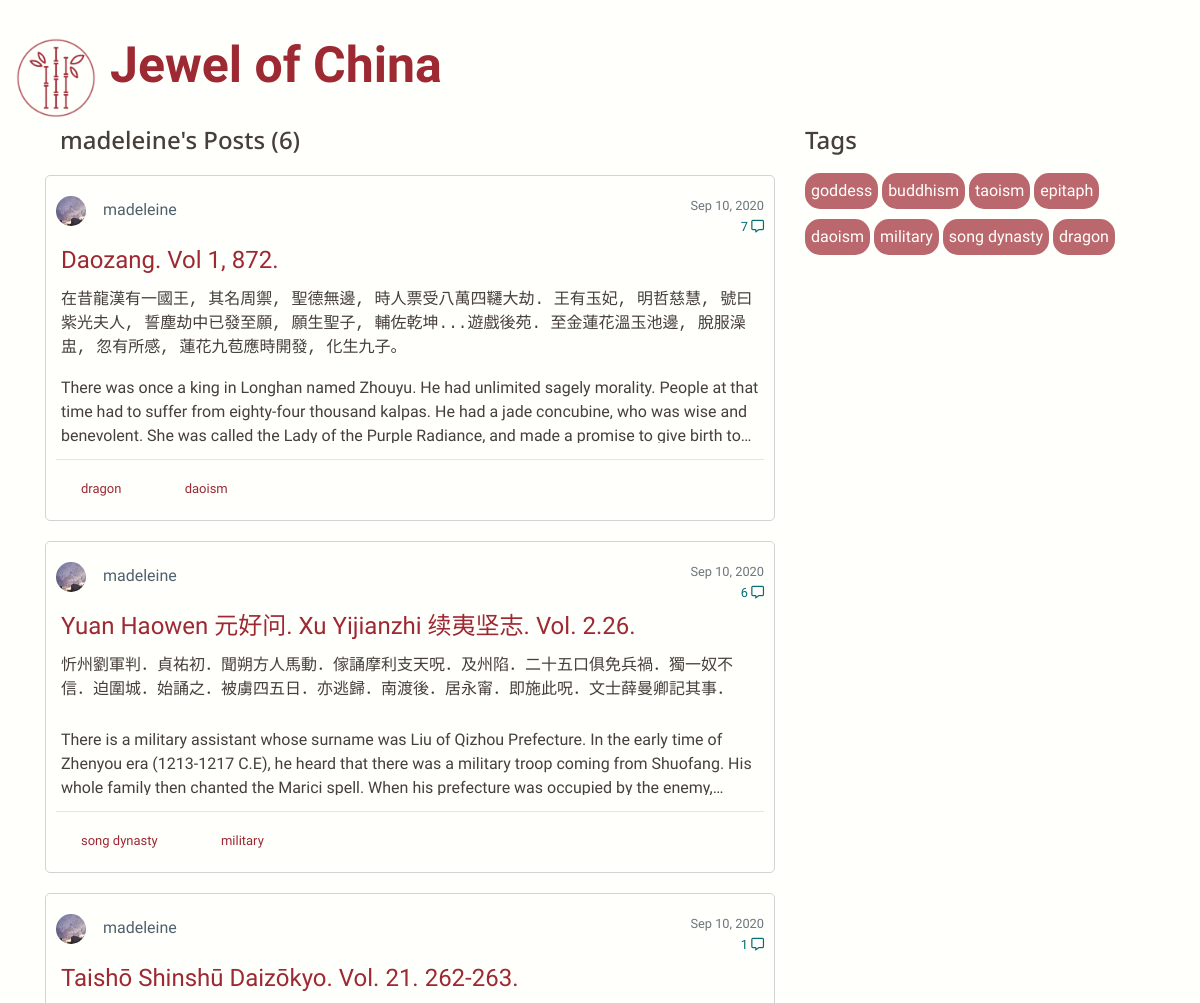
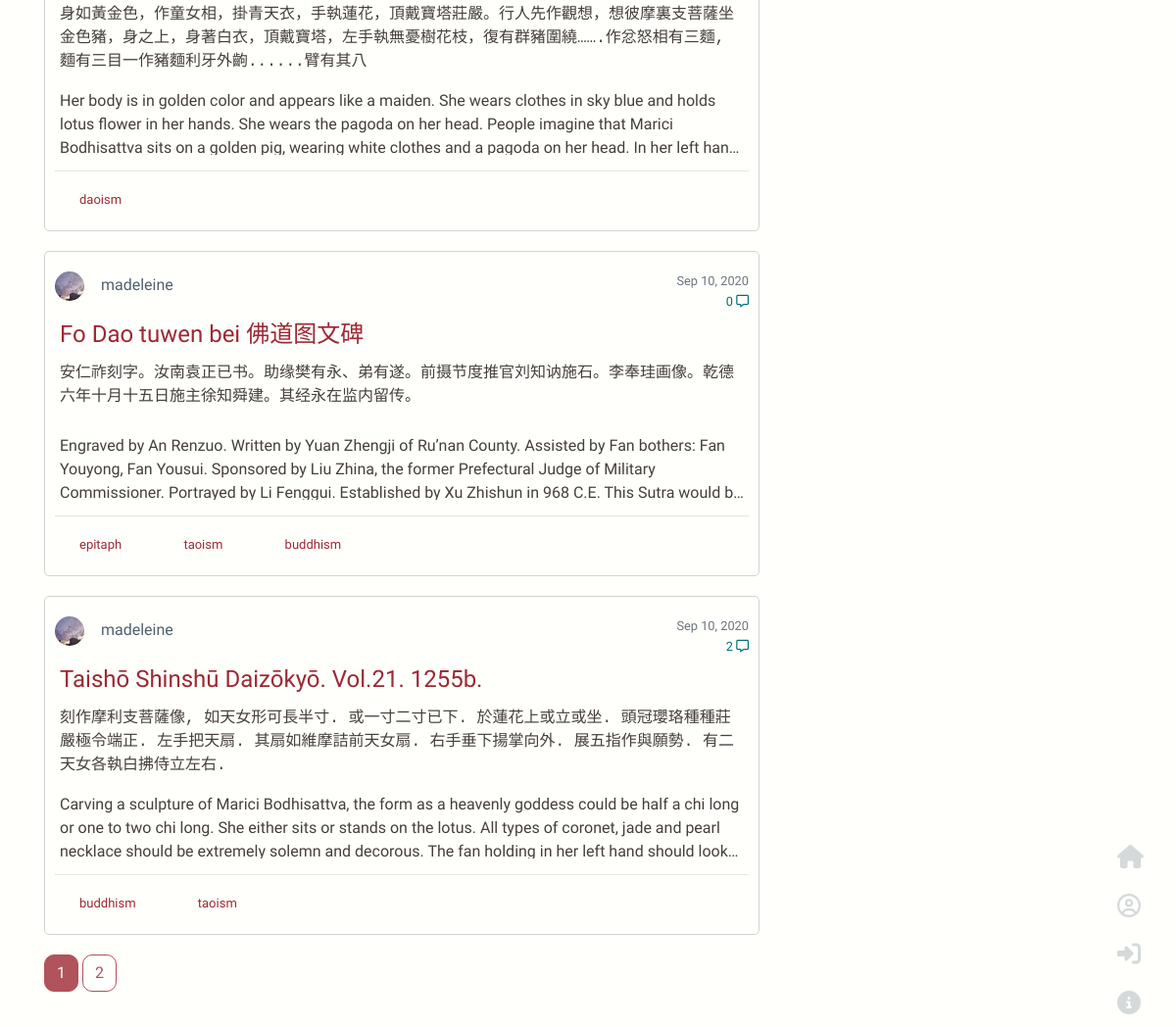
The page /user/madeleine on the database its author committed (2 pictures, top to bottom).
### flaskwebsite/models.py (models this page shows, shortened)
class User(db.Model, UserMixin):
    id = db.Column(db.Integer, primary_key=True)
    username = db.Column(db.String(20), unique=True, nullable=False)
    email = db.Column(db.String(120), unique=True, nullable=False)
    image_file = db.Column(db.String(20), nullable=False, default='default.jpg')
    password = db.Column(db.String(60), nullable=False)
    posts = db.relationship('Post', backref='author', lazy=True)

class Post(db.Model):
    post_id = db.Column(db.Integer, primary_key=True)
    title = db.Column(db.String(100), nullable=False)
    date_posted = db.Column(db.DateTime, nullable=False, default=datetime.utcnow)
    chinese_content = db.Column(db.Text, nullable=False)
    content = db.Column(db.Text, nullable=False)
    user_id = db.Column(db.Integer, db.ForeignKey('user.id'), nullable=False)
    total_comments = db.Column(db.Integer, nullable=True, default=0)
    tags = db.relationship('Tag', secondary=tags, backref=db.backref('post_tags', lazy='dynamic'))
    comments = db.relationship('Comment', backref='comments', lazy=True)

class Tag(db.Model):
    tag_id = db.Column(db.Integer, primary_key=True)
    name = db.Column(db.String(20))

### flaskwebsite/routes.py (the view)
@app.route('/user/<string:username>')
def user_posts(username):
    tags = Tag.query.all()
    page = request.args.get('page', 1, type=int)
    user = User.query.filter_by(username=username).first_or_404()
    posts = Post.query.filter_by(author=user)\
        .order_by(Post.date_posted.desc())\
        .paginate(page=page, per_page=5)
    return render_template('user_posts.html', posts=posts, tags=tags, user=user)

### flaskwebsite/templates/user_posts.html
{% extends "layout.html" %}
{% block content %}
    <div class="container">
        <div class="row">
            <div class="col-lg-8 mb-3">
                <h3><div class="container post-section">{{ user.username }}'s Posts ({{posts.total}})</div></h3>
                {% for post in posts.items %}
                    <article class="media post">
                        <div class="media-body">
                            <div class="article-metadata">
                                <img class="rounded-circle article-img" src="{{url_for('static',
                        filename='profile_pics/' + post.author.image_file)}}">
                                <a class="article-author ml-2" href="#">{{ post.author.username }}</a>
                                <small class="text-muted time">{{ post.date_posted.strftime('%b %d, %Y')}}</small>
                                <div >
                                <small class="comment-icon">{{ post.total_comments}}  <i class='far fa-comment-alt'></i></small>
                                </div>
                            </div>
                                <a class="article-title" href="{{url_for('post', post_id=post.post_id)}}">{{ post.title }}</a>
                                <p class="chinese limit">{{ post.chinese_content|safe }}</p>
                                <p class="article-content limit">{{ post.content|safe }}</p>
                            <hr>
                                {% for tag in post.tags %}
                                    <a href="{{ url_for('search_tag', tag=tag.name)}}" class="col-sm-1 tag">
                                    {{ tag.name }}
                                    </a>
                                {% endfor %}
                        </div>
                    </article>
                {% endfor %}
                {% for page_num in posts.iter_pages() %}
                    {% if page_num %}
                        {% if posts.page == page_num %}
                            <a class="btn btn-section active" href="{{url_for('home', page=page_num)}}">{{ page_num }}</a>
                        {% else %}
                            <a class="btn btn-section" href="{{url_for('home', page=page_num)}}">{{ page_num }}</a>
                        {% endif %}
                    {% else %}
                    ...
                    {% endif %}
                {% endfor %}
            </div>
            <div class="col-lg-4 mb-3">
                <h3 class="post-section">Tags</h3>
                {% for tag in tags %}
                    <a href="{{ url_for('search_tag', tag=tag.name)}}" class="btn tags-section">
                        {{ tag.name }}
                    </a>
                {% endfor %}
            </div>
        </div>
    </div>
{% endblock %}

### flaskwebsite/static/main.css (style rules this page uses)
:root { --bgcolor: #fffffc; --primary: #9d2933; --secendory: #50616d; --third: #463f3a; --english: "Nunito"; --title: "La Belle Aurore"; --sub-title: "Noto Sans"; }
body { background-color: var(--bgcolor); color: var(--third); background-image: url("https://www.transparenttextures.com/patterns/cream-dust.png"); font-family: var(--english), sans-serif; min-height: 100vh; padding-bottom: 20px; }
.btn-section { color: var(--primary); border: 1px solid var(--primary); border-radius: 10px; opacity: 80%; }
.btn-section.active { color: var(--bgcolor); background-color: var(--primary); border: 1px solid var(--primary); border-radius: 10px }
.article-title { padding: 5px; color: var(--primary); font-size: x-large; display: block; }
.chinese { font-family: KaiTi, monospace; padding: 5px; }
.post { border-radius: 5px; border: solid 1px lightgrey; background-color: var(--bgcolor); margin-bottom: 20px; margin-top: 20px; padding: 20px 10px; }
.post-section { font-size: x-large; color: var(--third); font-family: var(--sub-title), sans-serif; }
.article-author { color: var(--secendory); margin-right: 30px; padding-bottom: 50px; }
.article-metadata { padding-bottom: 10px; }
.article-content { padding: 5px; font-family: var(--english); }
.limit { display: -webkit-box; -webkit-line-clamp: 3; -webkit-box-orient: vertical; overflow: hidden; text-overflow: ellipsis; line-height: 1.5em; max-height: 4.5em; }
.article-img { height: 30px; width: 30px; margin-right: 5px; margin-bottom: 1px; }
.tag { font-size: small; color: var(--primary); margin-right: 20px; margin-left: 10px; }
.time { float: right }
.tags-section { border-radius: 15px; margin-top: 10px; background-color: rgba(157, 41, 51, 0.7); color: var(--bgcolor); padding: 5px; }
.comment-icon { color: #006d77; display: block; float: right; margin-top: -10px; }
img { width:100%; height:100%; }

### rows shown on the page
User: username "madeleine"
Post: image_file (picture), author.username "madeleine", date_posted "Sep 10, 2020", total_comments "7", title "Daozang. Vol 1, 872.", chinese_content "在昔龍漢有一國王, 其名周禦, 聖德無邊, 時人票受八萬四韆大劫. 王有玉妃, 明哲慈慧, 號曰紫光夫人, 誓塵劫中已發至願, 願生聖子, 輔佐乾坤...遊戲後苑. 至金蓮花溫玉池邊, 脫服澡盅, 忽有所感, 蓮花九苞應時開發, 化生九子。", content "There was once a king in Longhan named Zhouyu. He had unlimited sagely morality. People at that time had to suffer from eighty-four thousand kalpas. He had a jade concubine, who was wise and benevolent. She was called the Lady of the Purple Radiance, and made a promise to give birth…"
Tag: name "dragon"
Tag: name "daoism"
Post: image_file (picture), author.username "madeleine", date_posted "Sep 10, 2020", total_comments "6", title "Yuan Haowen 元好问. Xu Yijianzhi 续夷坚志. Vol. 2.26.", chinese_content "忻州劉軍判．貞祐初．聞朔方人馬動．傢誦摩利支天呪．及州陷．二十五口俱免兵禍．獨一奴不信．迫圍城．始誦之．被虜四五日．亦逃歸．南渡後．居永甯．即施此呪．文士薛曼卿記其事．", content "There is a military assistant whose surname was Liu of Qizhou Prefecture. In the early time of Zhenyou era (1213-1217 C.E), he heard that there was a military troop coming from Shuofang. His whole family then chanted the Marici spell. When his prefecture was occupied by the…"
Tag: name "song dynasty"
Tag: name "military"
Post: image_file (picture), author.username "madeleine", date_posted "Sep 10, 2020", total_comments "1", title "Taishō Shinshū Daizōkyo. Vol. 21. 262-263.", chinese_content "身如黃金色，作童女相，掛青天衣，手執蓮花，頂戴寶塔莊嚴。行人先作觀想，想彼摩裏支菩薩坐金色豬，身之上，身著白衣，頂戴寶塔，左手執無憂樹花枝，復有群豬圍繞…….作忿怒相有三麵, 麵有三目一作豬麵利牙外齣......臂有其八", content "Her body is in golden color and appears like a maiden. She wears clothes in sky blue and holds lotus flower in her hands. She wears the pagoda on her head. People imagine that Marici Bodhisattva sits on a golden pig, wearing white clothes and a pagoda on her head. In her left…"
Post: image_file (picture), author.username "madeleine", date_posted "Sep 10, 2020", total_comments "0", title "Fo Dao tuwen bei 佛道图文碑", chinese_content "安仁祚刻字。汝南袁正已书。助缘樊有永、弟有遂。前摄节度推官刘知讷施石。李奉珪画像。乾德六年十月十五日施主徐知舜建。其经永在监内留传。", content "Engraved by An Renzuo. Written by Yuan Zhengji of Ru’nan County. Assisted by Fan bothers: Fan Youyong, Fan Yousui. Sponsored by Liu Zhina, the former Prefectural Judge of Military Commissioner. Portrayed by Li Fenggui. Established by Xu Zhishun in 968 C.E. This Sutra would…"
Tag: name "epitaph"
Tag: name "taoism"
Tag: name "buddhism"
Post: image_file (picture), author.username "madeleine", date_posted "Sep 10, 2020", total_comments "2", title "Taishō Shinshū Daizōkyō. Vol.21. 1255b.", chinese_content "刻作摩利支菩薩像, 如天女形可長半寸. 或一寸二寸已下. 於蓮花上或立或坐. 頭冠瓔珞種種莊嚴極令端正. 左手把天扇. 其扇如維摩詰前天女扇. 右手垂下揚掌向外. 展五指作與願勢. 有二天女各執白拂侍立左右.", content "Carving a sculpture of Marici Bodhisattva, the form as a heavenly goddess could be half a chi long or one to two chi long. She either sits or stands on the lotus. All types of coronet, jade and pearl necklace should be extremely solemn and decorous. The fan holding in her left hand should…"
Tag: name "goddess"

### other values the page prints
{{ posts.total }} "6"
{{ page_num }} "1"
{{ page_num }} "2"
